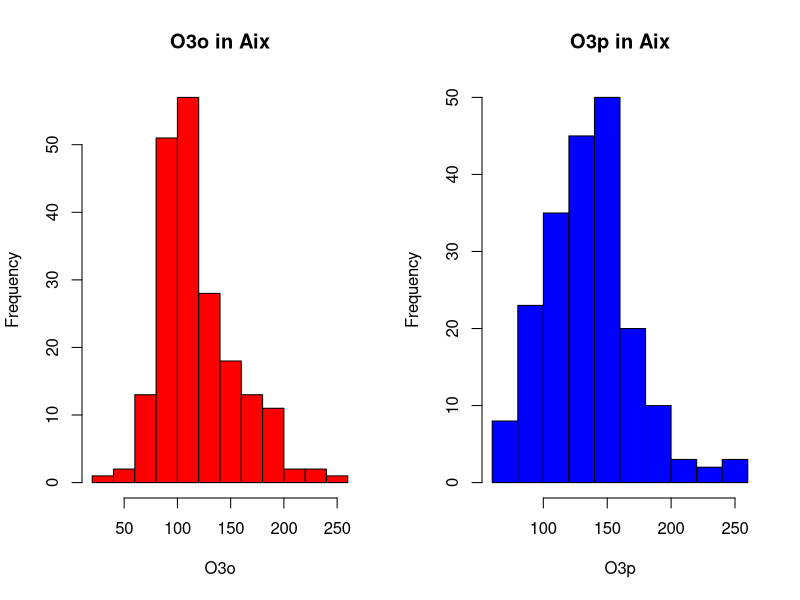
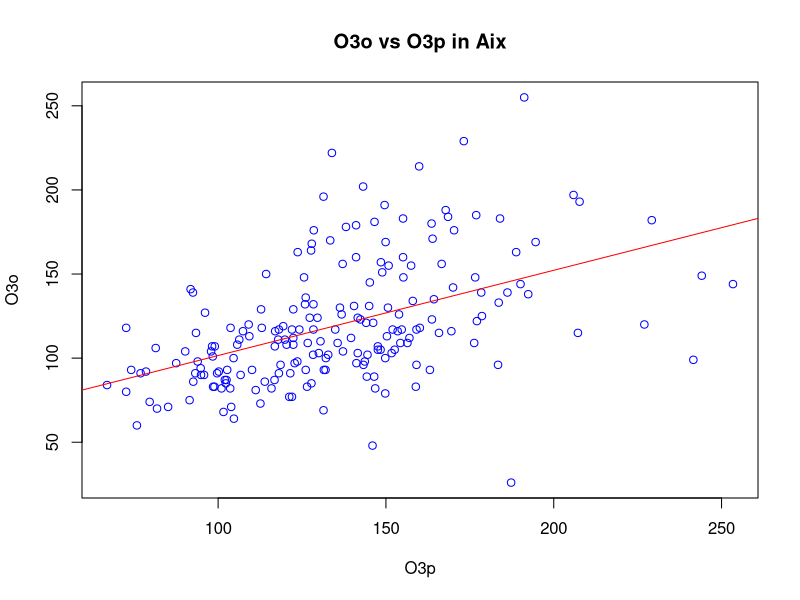
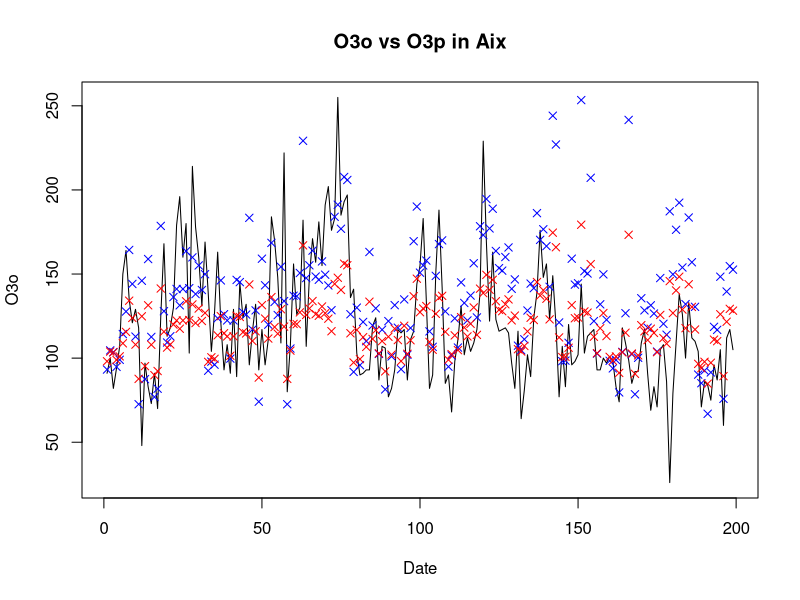
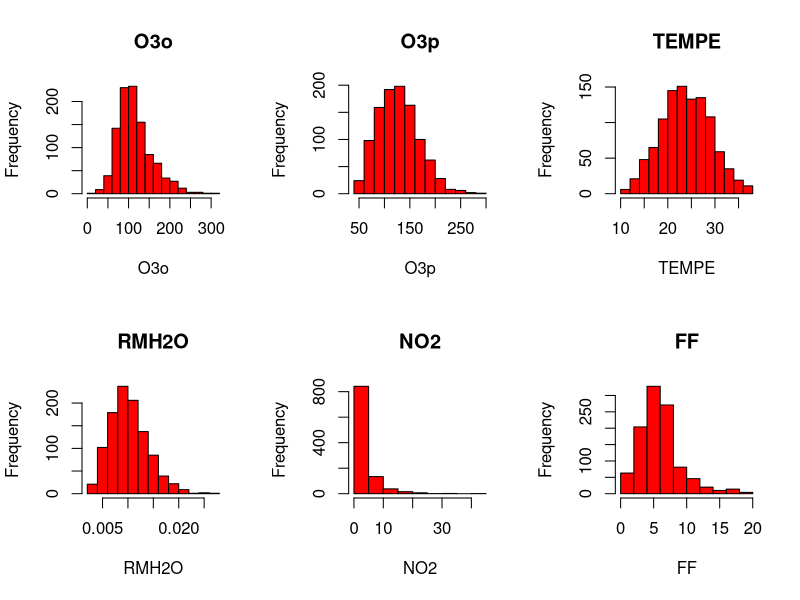
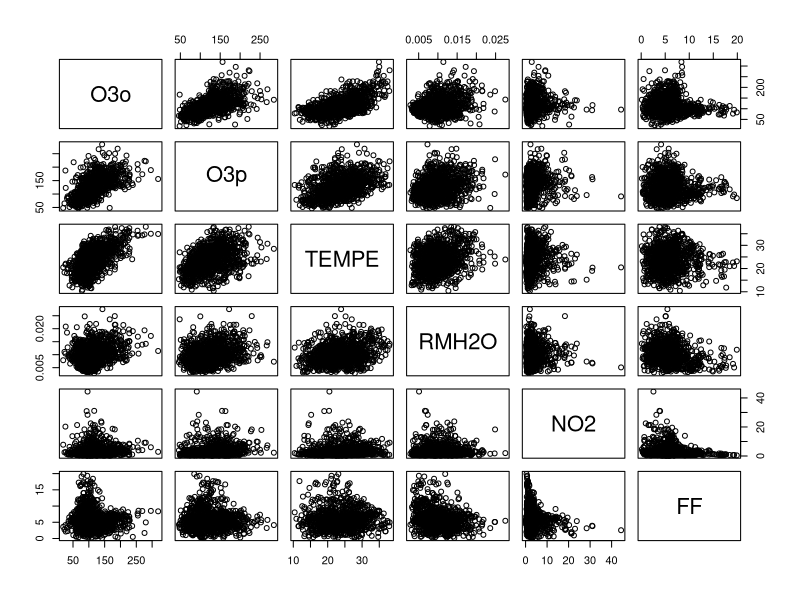
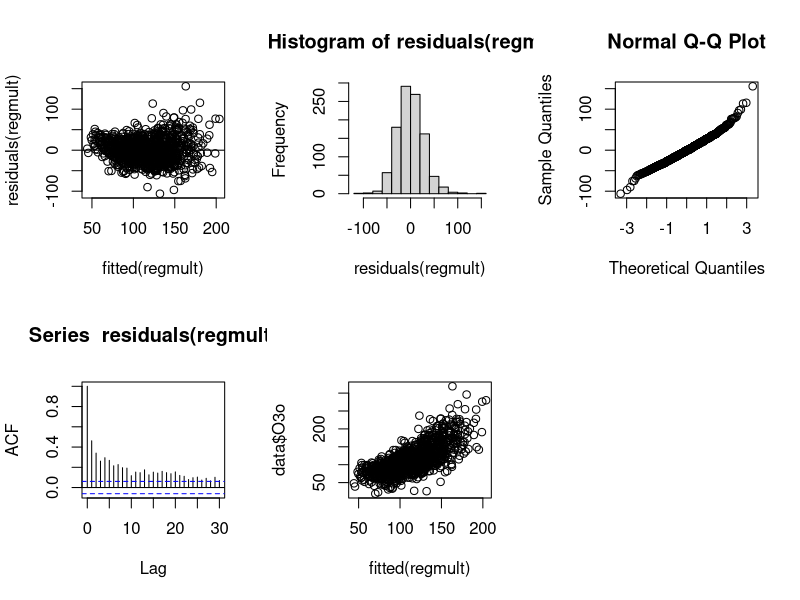

Here is the R script that generated these plots, in order:
data=read.table("DataTP.txt", header=TRUE)

# Dataframe for the data related to Aix
dataAix=data[data$STATION=="Aix",]

# calculate the basic statistics of O3o
print(summary(dataAix$O3o))
print(summary(dataAix$O3p))

# draw histogram of O3o distribution in Aix and O3p distribution in Aix
split.screen(c(1, 2))
screen(1)
hist(dataAix$O3o, col="red", main="O3o in Aix", xlab="O3o")
screen(2)
hist(dataAix$O3p, col="blue", main="O3p in Aix", xlab="O3p")
close.screen(all=TRUE)

# use var.test and t.test to compare the mean of O3o in Aix and O3p in Aix
print(var.test(dataAix$O3o, dataAix$O3p))
print(t.test(dataAix$O3o, dataAix$O3p, paired=TRUE))

# Esimate the correlation between O3o and O3p in Aix
print(cor(dataAix$O3o, dataAix$O3p))

# Make a regression model to predict O3o from O3p in Aix with a linear model : O3o = beta0 + beta1*O3p + e
model=lm(O3o~O3p, data=dataAix)

# Print the summary of the model
print(summary(model))

# Draw the scatter plot of O3o and O3p in Aix and the regression line
plot(dataAix$O3p, dataAix$O3o, col="blue", main="O3o vs O3p in Aix", xlab="O3p", ylab="O3o")
abline(model, col="red")
close.screen(all=TRUE)

# Draw the chronological 03o (black dot) and O3p (blue x) in Aix and the regression line (red line)
plot(dataAix$O3o, type="l", main="O3o vs O3p in Aix", xlab="Date", ylab="O3o")
points(dataAix$O3p, col="blue", pch=4)
points(predict(model), col="red", pch=4)
close.screen(all=TRUE)

# Quatitative Regression (on data)

# In the same screen, draw the histogram of every variable
split.screen(c(2, 3))
screen(1)
hist(data$O3o, col="red", main="O3o", xlab="O3o")
screen(2)
hist(data$O3p, col="red", main="O3p", xlab="O3p")
screen(3)
hist(data$TEMPE, col="red", main="TEMPE", xlab="TEMPE")
screen(4)
hist(data$RMH2O, col="red", main="RMH2O", xlab="RMH2O")
screen(5)
hist(data$NO2, col="red", main="NO2", xlab="NO2")
screen(6)
hist(data$FF, col="red", main="FF", xlab="FF")
close.screen(all=TRUE)

pairs(data[,c(-1, -7)])

regmult=lm(O3o~O3p+TEMPE+RMH2O+log(NO2)+FF,data)
print(summary(regmult))
print(model.matrix(regmult)[1:5,])

split.screen(c(2, 3))
screen(1)
plot(fitted(regmult),residuals(regmult))
abline(h=0)
screen(2)
hist(residuals(regmult))
screen(3)
qqnorm(residuals(regmult))
screen(4)
acf(residuals(regmult))
screen(5)
plot(fitted(regmult),data$O3o)